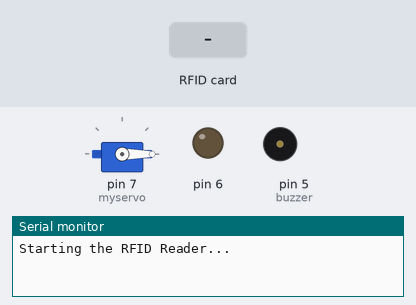
Simulated run of this sketch. Board: Arduino Uno, built with avr-gcc and run on an emulated ATmega328P. Shown: servo, output pins drawn as LEDs (lit = HIGH), buzzer (waves = sounding), the last lines printed to the serial monitor. Inputs (shaded band) come from the test bench. Pins used as bus, display or sensor lines are not drawn.

Above: at 1.2 s.
1.3 s: RFID card 5E 7A 19 C4 held to the reader
At 2.1 s:
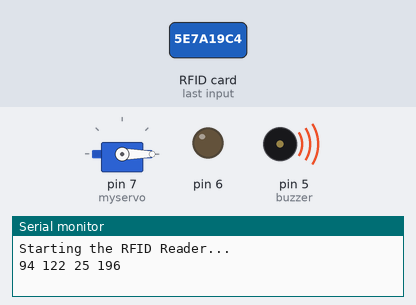
Timing chart, 0 to 4.3 s (numbered marks = the images above; inputs shaded):
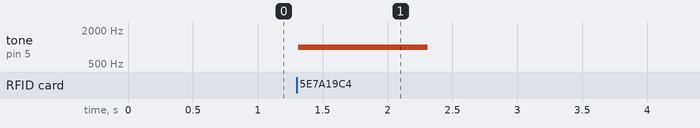

Measured:
- after the input at 1.3 s, tone on pin 5 (buzzer): silent → 1000 Hz at once, → silent 1.0 s later

The sketch:

rfid_main.ino
```cpp
#include <SPI.h>

const int buzzer = 5;
#include <RFID.h>
#define SS_PIN 10
#define RST_PIN 9
RFID rfid(SS_PIN, RST_PIN);
String rfid1 = "221 152 145 102";
String rfidCardREAD;
String rfidCard;
String rfid2 = "149 57 173 172";
String rfid3 = "157 80 172 103";
String rfid4 = "149 57 173 172";


#include <Servo.h>

Servo myservo;

void setup() {
    pinMode(buzzer, OUTPUT); // Set buzzer - pin 9 as an output
  Serial.begin(9600);
  Serial.println("Starting the RFID Reader...");
  SPI.begin();
  rfid.init();
  myservo.attach(7);
  pinMode(6, OUTPUT);

}

void loop() {
  myservo.write(0);
  digitalWrite(6, LOW);   // turn the LED on (HIGH is the voltage level)

  if (rfid.isCard()) {
    if (rfid.readCardSerial()) {
      rfidCard = String(rfid.serNum[0]) + " " + String(rfid.serNum[1]) + " " + String(rfid.serNum[2]) + " " + String(rfid.serNum[3]);
      Serial.println(rfidCard);
      rfidCardREAD = String(rfidCard);


      if (rfid1 == rfidCardREAD){

    myservo.write(90);
    digitalWrite(6, HIGH);   // turn the LED on (HIGH is the voltage level)

    delay(10000);
  myservo.write(0);
    digitalWrite(6, LOW);   // turn the LED on (HIGH is the voltage level)
// tell servo to go to position in variable 'pos'
      }
      else if (rfid2 == rfidCardREAD){

    myservo.write(90);
     digitalWrite(6, HIGH);   // turn the LED on (HIGH is the voltage level)

    delay(10000);
  myservo.write(0);
    digitalWrite(6, LOW);   // turn the LED on (HIGH is the voltage level)
// tell servo to go to position in variable 'pos'
      }
       else if (rfid3 == rfidCardREAD){

    myservo.write(90);
    digitalWrite(6, HIGH);   // turn the LED on (HIGH is the voltage level)
tone(buzzer, 1000); // Send 1KHz sound signal...
  delay(1000);        // ...for 1 sec
  noTone(buzzer);     // Stop sound...
  delay(1000);
    delay(10000);
  myservo.write(0);
  digitalWrite(6, LOW);   // turn the LED on (HIGH is the voltage level)

       }
      else{
    digitalWrite(6, LOW);   // turn the LED on (HIGH is the voltage level)
tone(buzzer, 1000); // Send 1KHz sound signal...
  delay(1000);        // ...for 1 sec
  noTone(buzzer);     // Stop sound...
  delay(1000);
  myservo.write(0); // tell servo to go to position in variable 'pos'
    }

      }
      else{
  digitalWrite(6, LOW);   // turn the LED on (HIGH is the voltage level)
tone(buzzer, 1000); // Send 1KHz sound signal...
  delay(1000);        // ...for 1 sec
  noTone(buzzer);     // Stop sound...
  delay(1000);
  myservo.write(0); // tell servo to go to position in variable 'pos'
    }
delay(1000);
    }
    rfid.halt();
  }
```
